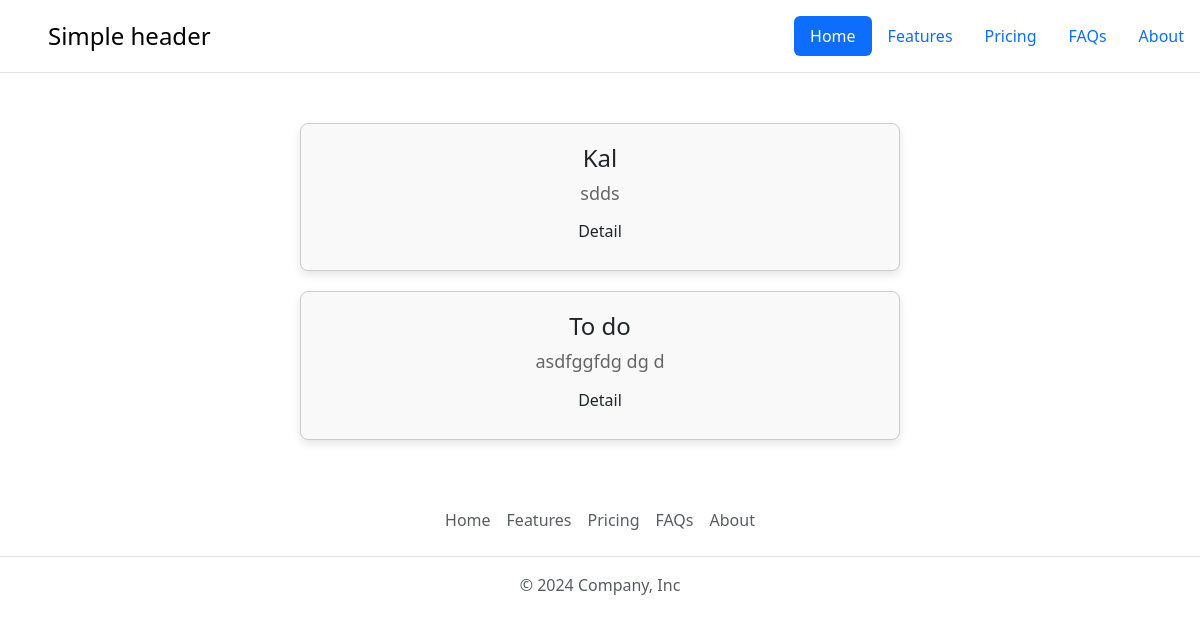
Page /home on the earlier database version.
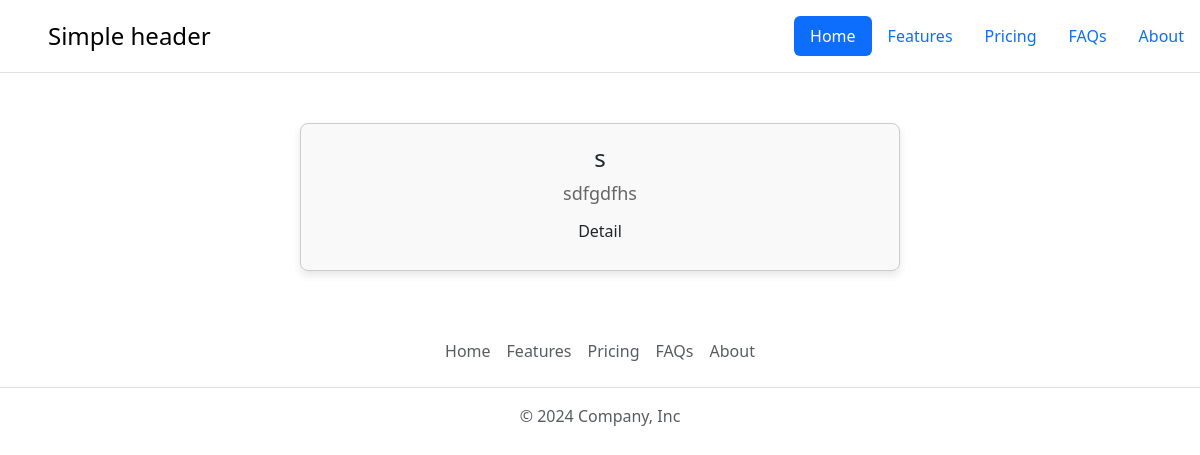
Same page on the later database version.
### main.py (models this page shows)
class ToDo(db.Model):
    do_id = db.Column(db.Integer, primary_key=True)
    title = db.Column(db.String(30), nullable=False)
    text = db.Column(db.Text, nullable=False)
    date = db.Column(db.Date)

### main.py (the view)
@app.route('/home')
def main():
    todo = ToDo.query.all()
    return render_template('main.html',todo=todo)

### templates/main.html (shortened to what this page needs)
{%extends 'base.html'%}
{%block body%}
<div class="todo-container">
  {% for i in todo %}
    <div class="todo">
      <h1>{{ i.title }}</h1>
      <h3>{{ i.text }}</h3>
      <a href="/change/{{i.do_id}}" class="btn">Detail</a>
    </div>
  {% endfor %}
</div>
{%endblock%}

### templates/base.html (shortened to what this page needs)
<!DOCTYPE html>
<html lang="en">
<head>
    <link rel="stylesheet" href="https://cdn.jsdelivr.net/npm/bootstrap@5.3.2/dist/css/bootstrap.min.css">
</head>
<body>
<header class="d-flex flex-wrap justify-content-center py-3 mb-4 border-bottom">
      <a href="/" class="d-flex align-items-center mb-3 mb-md-0 me-md-auto link-body-emphasis text-decoration-none">
        <svg class="bi me-2" width="40" height="32"><use xlink:href="#bootstrap"></use></svg>
        <span class="fs-4">Simple header</span>
      </a>
      <ul class="nav nav-pills">
        <li class="nav-item"><a href="#" class="nav-link active" aria-current="page">Home</a></li>
        <li class="nav-item"><a href="{{url_for('create')}}" class="nav-link">Features</a></li>
        <li class="nav-item"><a href="#" class="nav-link">Pricing</a></li>
        <li class="nav-item"><a href="#" class="nav-link">FAQs</a></li>
        <li class="nav-item"><a href="#" class="nav-link">About</a></li>
      </ul>
    </header>
{%block body%}
{%endblock%}
<footer class="py-3 my-4">
    <ul class="nav justify-content-center border-bottom pb-3 mb-3">
      <li class="nav-item"><a href="#" class="nav-link px-2 text-body-secondary">Home</a></li>
      <li class="nav-item"><a href="#" class="nav-link px-2 text-body-secondary">Features</a></li>
      <li class="nav-item"><a href="#" class="nav-link px-2 text-body-secondary">Pricing</a></li>
      <li class="nav-item"><a href="#" class="nav-link px-2 text-body-secondary">FAQs</a></li>
      <li class="nav-item"><a href="#" class="nav-link px-2 text-body-secondary">About</a></li>
    </ul>
    <p class="text-center text-body-secondary">© 2024 Company, Inc</p>
  </footer>
</body>
</html>

### templates/main.html (style rules this page uses)
.todo-container { display: flex; flex-direction: column; align-items: center; margin-top: 50px; }
.todo { width: 50%; text-align: center; border: 1px solid #ccc; border-radius: 8px; padding: 20px; box-shadow: 0 4px 8px rgba(0, 0, 0, 0.1); margin-bottom: 20px; background-color: #f9f9f9; }
.todo h1 { font-size: 24px; margin-bottom: 10px; }
.todo h3 { font-size: 18px; color: #666; }

Differences in the rows shown:
removed ToDo: title "Kal", text "sdds"
removed ToDo: title "To do", text "asdfggfdg dg d"
added ToDo: title "s", text "sdfgdfhs"
